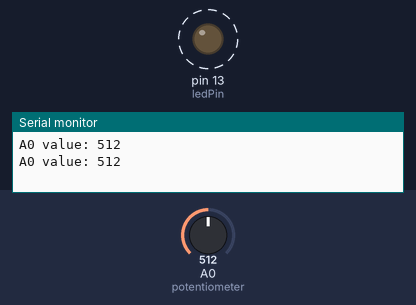
Recording of a sketch running on a simulated Arduino Uno, built with avr-gcc and run on an emulated ATmega328P. Shown: output pins drawn as LEDs (lit = HIGH), the last lines printed to the serial monitor. Dashed ring = blinking. Inputs (shaded band) come from the test bench; at power-on: A0 (potentiometer) = 512.

Above: at 1.8 s.
1.9 s: A0 (potentiometer) set to 0
At 2.8 s:
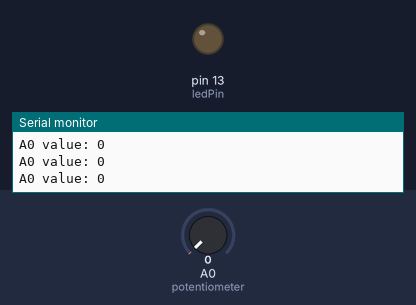
6.0 s: A0 (potentiometer) set to 122
At 6.33 s:
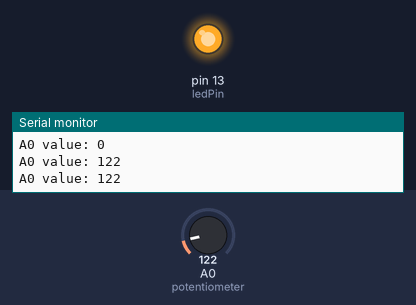
Timing chart, 0 to 15.5 s (numbered marks = the images above; inputs shaded):
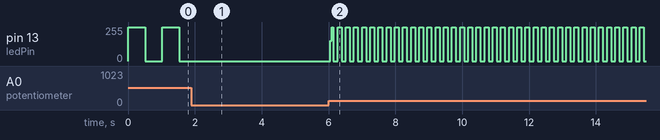

Measured:
- after the input at 1.9 s, pin 13 (ledPin): stops changing and stays 0/255
- after the input at 6.0 s, pin 13 (ledPin): 0/255 → 151/255 after 0.05 s, then moves between 0/255 and 255/255, repeating every 0.73 s
- by itself, pin 13 (ledPin): alternates 255/255 for 0.51 s and 0/255 for 0.51 s

The sketch:

sketch_3-6-serial-monitor.ino
```cpp
int ledPin = 13;   // built-in LED
int val = 0;       // store analog value

void setup() {
  pinMode(ledPin, OUTPUT);
  Serial.begin(9600);   // start Serial at 9600 baud
}

void loop() {
  val = analogRead(A0);   // read potentiometer (0~1023)

  Serial.print("A0 value: ");
  Serial.println(val);    // print value to Serial Monitor

  digitalWrite(ledPin, HIGH);
  delay(val);             // delay depends on A0
  digitalWrite(ledPin, LOW);
  delay(val);
}
/* sẽ ra in ra kết quae quả không liên tục kiểu giá
 trị nó không ổn định theo con số  analog điện áp động
 liên tục có giao động nhẹ nên không bao giừ iờ phẳng tuyệt  */
```
